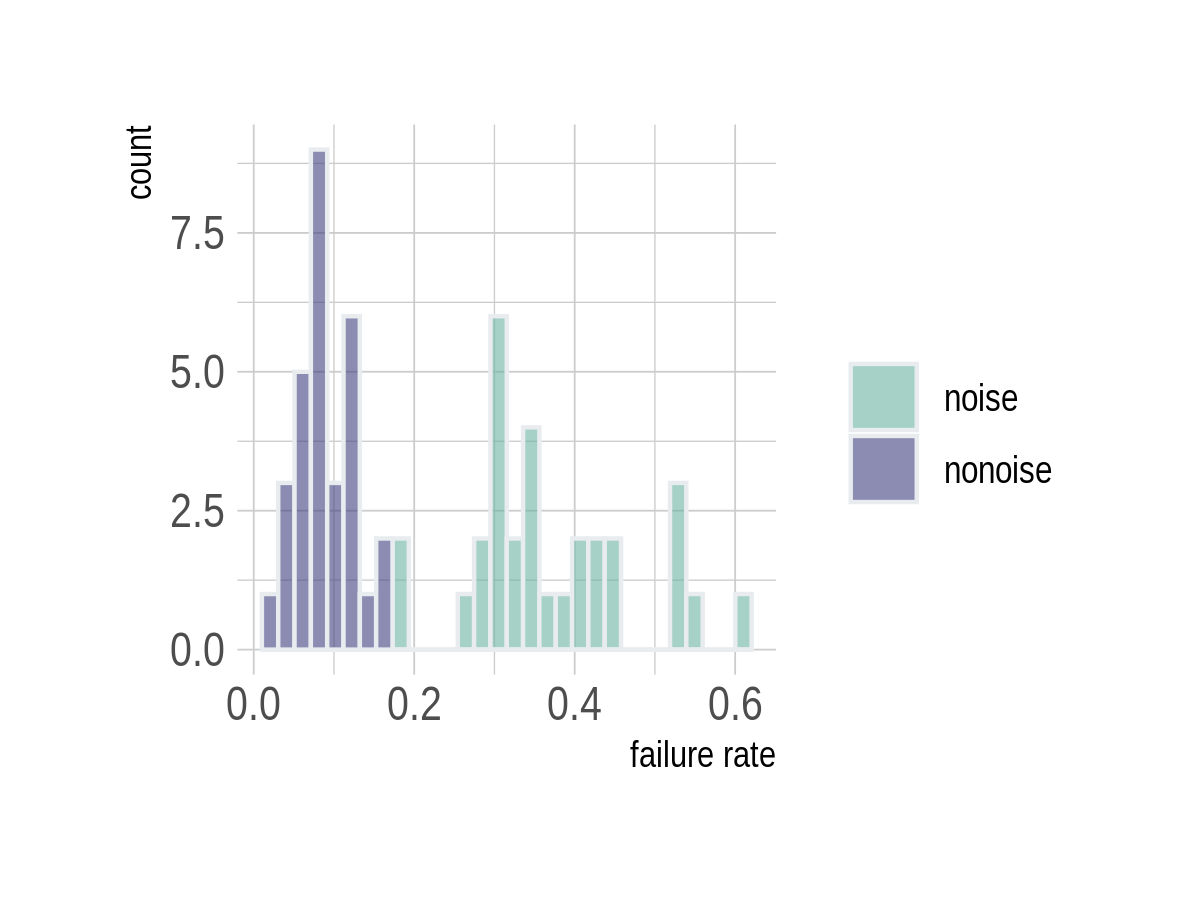

Source code (R):
# library
library(ggplot2)
library(dplyr)
library(hrbrthemes)
library(extrafont)

noise = read.csv("../../raw_results/rq1/RQ1_noise.csv", header=FALSE, sep=",")  # read csv file
nonoise = read.csv("../../raw_results/rq1/RQ1_rerun.csv", header=FALSE, sep=",")  # read csv file


# Build dataset with different distributions
data <- data.frame(
  type = c(rep("nonoise", nrow(nonoise)), rep("noise", nrow(noise))),
  value = c(nonoise$V1, noise$V1)
)

extrafont::font_import()
extrafont::loadfonts()
p <- data %>%
  ggplot( aes(x=value, fill=type)) +
    geom_histogram(color="#e9ecef", alpha=0.6, position='identity') +
    scale_fill_manual(values=c("#69b3a2", "#404080")) +
    theme_ipsum() +
    labs(fill="")  +
    xlab("failure rate")

ggsave("histogram.png", plot=p, device="png", width=4, height=3)

